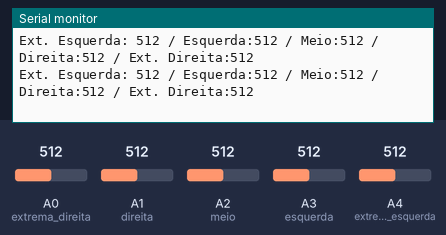
Bench run of a sketch on a simulated Arduino Uno, built with avr-gcc and run on an emulated ATmega328P. On the bench: the last lines printed to the serial monitor. The inputs (shaded band) are chosen by the test bench; at power-on: A0 (extrema_direita) = 512, A1 (direita) = 512, A2 (meio) = 512, A3 (esquerda) = 512, A4 (extrema_esquerda) = 512.

Above: at 1.2 s.
1.3 s: A0 (extrema_direita) set to 104
At 1.46 s:
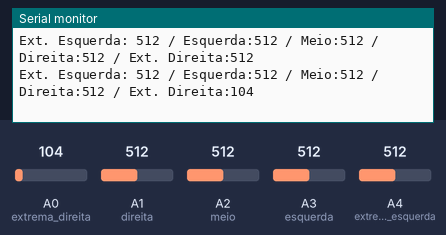
4.3 s: A0 (extrema_direita) set to 89
At 4.34 s:
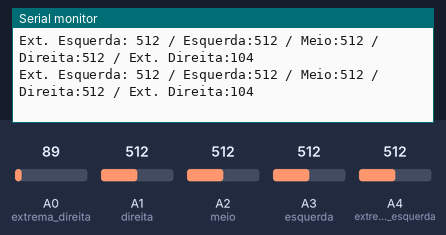
7.3 s: A1 (direita) set to 104
At 7.34 s:
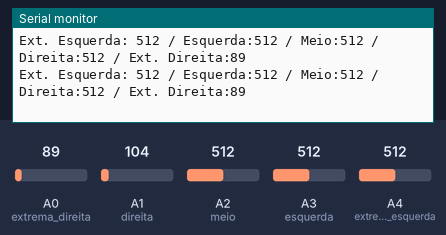
10.3 s: A1 (direita) set to 89
At 10.34 s:
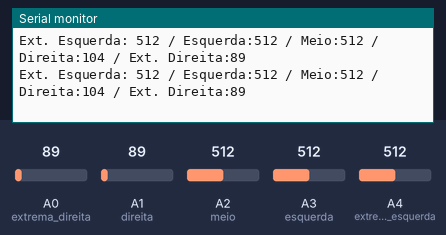
13.3 s: A2 (meio) set to 105
At 13.31 s:
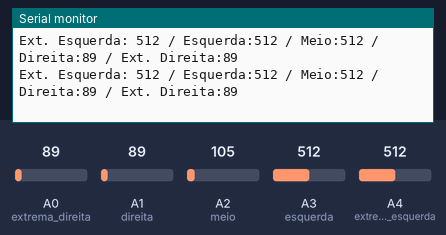
16.3 s: A2 (meio) set to 90
At 16.35 s:
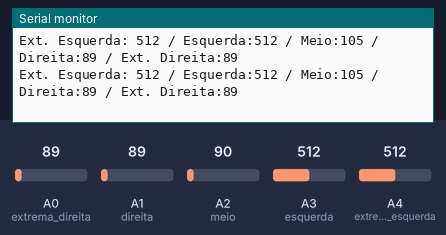
Timing chart, 0 to 19.3 s (numbered marks = the images above; inputs shaded):
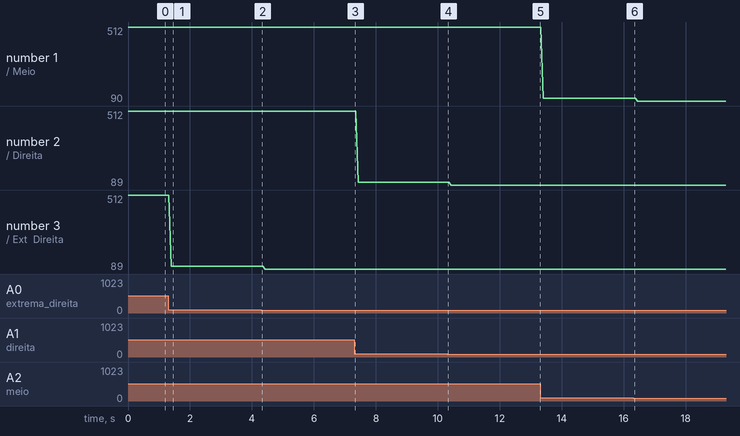

Measured:
- after the input at 1.3 s, the serial monitor: prints a new line after 0.10 s (image 1)
- plotted number 1: 512 → 105 after the input at 13.3 s, 105 → 90 after the input at 16.3 s
- plotted number 3: 512 → 104 after the input at 1.3 s, 104 → 89 after the input at 4.3 s

The sketch:

teste_sensor_linha.ino
```cpp
#define extrema_direita A0
#define direita A1
#define meio A2
#define esquerda A3
#define extrema_esquerda A4

int sensor_ED = 0;
int sensor_D = 0;
int sensor_Meio = 0;
int sensor_E = 0;
int sensor_EE = 0;

void setup() {

  pinMode(extrema_direita, INPUT);
  pinMode(direita, INPUT);
  pinMode(meio, INPUT);
  pinMode(esquerda, INPUT);
  pinMode(extrema_esquerda, INPUT);
  Serial.begin(9600);
}

void loop() {

sensor_ED = analogRead(extrema_direita);
sensor_D = analogRead(direita);
sensor_Meio = analogRead(meio);
sensor_E = analogRead(esquerda);
sensor_EE = analogRead(extrema_esquerda);


  Serial.print("Ext. Esquerda: ");
  Serial.print(sensor_EE);

  Serial.print(" / Esquerda:");
  Serial.print(sensor_E);

  Serial.print(" / Meio:");
  Serial.print(sensor_Meio);

  Serial.print(" / Direita:");
  Serial.print(sensor_D);

  Serial.print(" / Ext. Direita:");
  Serial.println(sensor_ED);


}
```
